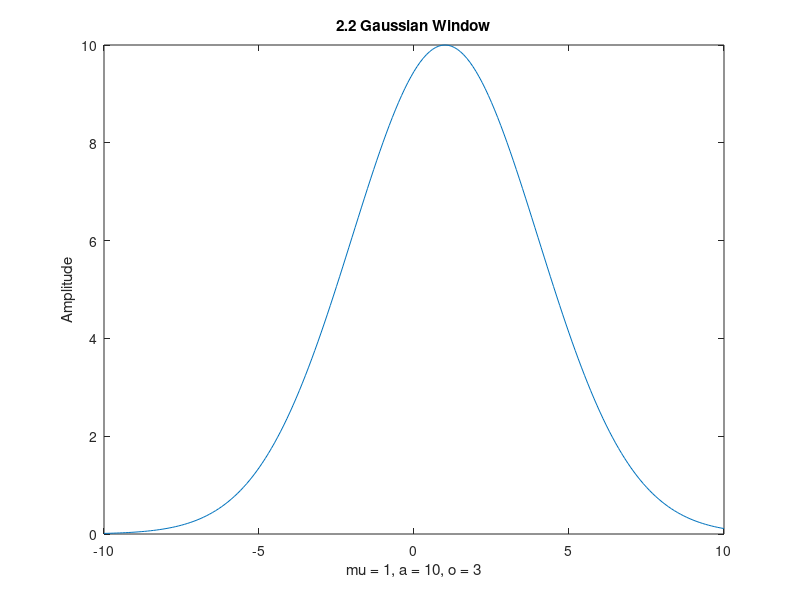
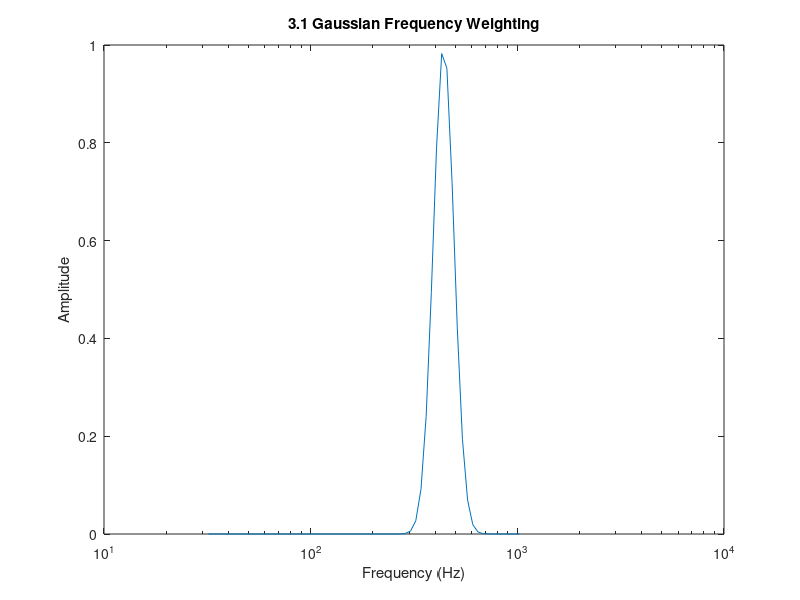

These figures' MATLAB source, in order: (Note: this script raises an error after producing the figures.)
clc;
clear;
close all;

% Prelab Lab P-6
% 2.1 Setting up the Midi to Frequency vector
% Midi is a protocol that standardized the compatibility of digital musical
% instruments. In this lab, we will be using the Midi framework to map the
% midi key range (0 to 127) to the frequency range of equal-temper tuning.

% A-440 is the standard tuning framework, which specifies that A4, the midi
% note 49 corresponds to the frequency 440 Hz. With the given ratio of
% 2^1/12, we know that the frequency of midi note 49 should equal 
% 440 * 2^(0/12) = 440, so our equation for tuning should be as follows:
midi_index = 0:127;
midi_to_frequency = 440 * 2.^((midi_index - 48) / 12);

% 2.2 Gaussian Forms
% The Gaussian Window can be used in many applications in music technology.
% In this pre-lab, the gaussian is used as an amplitude envelope (the 
% change in signal volume of a played note over time) and later as a 
% bandpass filter. The bell-curve is a good use case for both of these
% applications, as for an amplitude envelope it creates a clearly
% observable attack (the increase in volume from the incidence of a note)
% and decay (the decrease in note volume from its peak loudness), and is
% effective at demonstrating the effects of a band-pass filter on notes
% across different octaves. Below is a visualization of a gaussian window g
% with mu = 1, a = 10, and o=3 across a range (v) of -10 to 10
v = -10:0.1:10;
g = 10 * exp(-(v-1).^2 / (2 * (3^2)));
figure(1)
plot(v,g)
title('2.2 Gaussian Window')
ylabel('Amplitude')
xlabel('mu = 1, a = 10, o = 3')

%%

% Functionally, the gaussian has three controllable parameters for our
% purposes. Alpha controls the amplitude of the gaussian window, mu controls 
% the window position of the gaussian, and sigma controls the width of the
% window. 

% Pre-Lab P-6: Warm Up
% 3.1 Gaussian Weighting
% In this particular application of gaussian weighting to musical
% synthesis, (the wording of the lab suggests that frequency amplitude
% weighting is the only application gaussian weighting has in musical
% synthesis when it is most certainly not) we are going to use a gaussian
% to weight the amplitude of signals depending on their frequency. The
% amplitude of the signal will be dependent on the proximity of the
% signal's frequency to the center frequency (mu) of the gaussian window,
% and will decrease in amplitude the further afield they are up to six
% octaves above and below 440 Hz (A4). All frequencies above and below that
% bandwidth will be cut. Because this is based upon octaves, the
% distribution of the bandwidth will need to be logarithmic, as note
% frequencies increase exponentially with each octave. 

ff = 2 .^(5:1/12:10);
function W = gauss_freq(v, mu, o)
    W = exp(-((log2(v) - log2(mu)).^2) / (2 * o^2));
end
o = 2^1/12;
g = gauss_freq(ff,440, o);
figure(2)
semilogx(ff, g)
title('3.1 Gaussian Frequency Weighting')
xlabel('Frequency (Hz)')
ylabel('Amplitude')

% 3.2 Synthesize Octaves with Gaussian Weighting
% We are asked to import a function from a previous lab called "key2note.m"
% We have made a couple of changes to the function, such as allowing for a
% specific sampling frequency and adding in midi to frequency mapping. Here
% is an example of it in use:

fs = 8000; % <= Set Sample Frequency to 8000 Hz

% *!*!*!* only play one sound at a time! *!*!*!*
% sound(key2note(0.8, 40, 2, fs), fs) % <= Uncomment this to demo

%%

% In this pre-lab, we are asked to generate five notes, octaves of C and C2,
% C3, C4, C5, and C6, with a note length of 2 seconds and sampling
% frequency of 8000 Hz. An octave is 12 notes above or below a note, so we
% can generate C2, C3, C5 and C6 by adding 12s to the value of C4 = 40. 
% We are then asked to combine those signals, and use a gaussian centered
% at 440 Hz with a width of one octave to filter them. 
fs = 8000;
s = 2;
C4 = key2note(1, 40, 2, fs);
C3 = key2note(1, 40-12, 2, fs);
C2 = key2note(1, 40-24, 2, fs);
C5 = key2note(1, 40+12, 2, fs);
C6 = key2note(1, 40+24, 2, fs);

% We will be filtering using the fourier transform, so we can simply add 
% all the notes together before applying the gaussian. We can apply the 
% gaussian as a filter by taking the fourier transform of the combined 
% waveform and multiplying it by the gaussian window, then inverting the
% fourier transform of the product should give us the filtered waveform. 
combined_waveform = C2 + C3 + C4 + C5 + C6;
% We will not sound demo the combined waveform because it is too loud and
% could damage our computers. 

N = length(combined_waveform);
f_c_filter = 440;
o = 1;

ff = linspace(0, fs/2, N);
W = gauss_freq(ff, f_c_filter, o);
figure(3)
semilogx(ff, W)
title('3.2 Gaussian Band-Pass Filter')
xlabel('Frequency (Hz)')
ylabel('Amplitude')

combined_ft = fft(combined_waveform);
filtered_ft = combined_ft .* W;
filtered_waveform = real(ifft(filtered_ft));

% *!*!*!* only play one sound at a time! *!*!*!*
% sound(filtered_waveform, 8000) %<= Uncomment this to demo

figure(4)
spectrogram(filtered_waveform)
clim([-100, 0])

% Additional experiment with amplitude envelope to protect my computer from
% harm
v = 0:(2/(N-1)):2;
g = 1 * exp(-(v-1).^2 / (2 * (0.2^2)));
g = 0.1 * g;
figure(5)
plot(v, g)
title('Amplitude Envelope')
xlabel('time (s)')
ylabel('Amplitude')

C4 = key2note(g, 40, 2, fs);
C3 = key2note(g, 40-12, 2, fs);
C2 = key2note(g, 40-24, 2, fs);
C5 = key2note(g, 40+12, 2, fs);
C6 = key2note(g, 40+24, 2, fs);
combined_waveform = C2 + C3 + C4 + C5 + C6;

combined_ft = fft(combined_waveform);
filtered_ft = combined_ft .* W;
filtered_waveform = real(ifft(filtered_ft));

% *!*!*!* only play one sound at a time! *!*!*!*
 sound(combined_waveform, 8000) %<= Uncomment this to demo
figure(6)
spectrogram(combined_waveform)
clim([-100, 0])
